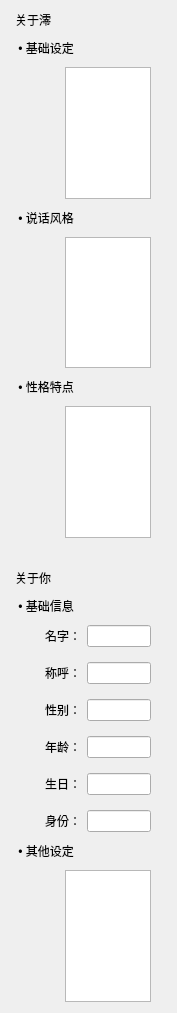
           <widget class="QWidget" name="promptEditWidget">
            <property name="geometry">
             <rect>
              <x>0</x>
              <y>-390</y>
              <width>177</width>
              <height>1013</height>
             </rect>
            </property>
            <layout class="QVBoxLayout" name="verticalLayout_7">
             <property name="spacing">
              <number>10</number>
             </property>
             <property name="leftMargin">
              <number>15</number>
             </property>
             <item>
              <widget class="QLabel" name="assiTitle">
               <property name="sizePolicy">
                <sizepolicy hsizetype="Expanding" vsizetype="Fixed">
                 <horstretch>0</horstretch>
                 <verstretch>0</verstretch>
                </sizepolicy>
               </property>
               <property name="text">
                <string>关于澪</string>
               </property>
              </widget>
             </item>
             <item>
              <widget class="QLabel" name="assiProfileTitle">
               <property name="sizePolicy">
                <sizepolicy hsizetype="Expanding" vsizetype="Fixed">
                 <horstretch>0</horstretch>
                 <verstretch>0</verstretch>
                </sizepolicy>
               </property>
               <property name="text">
                <string> • 基础设定</string>
               </property>
              </widget>
             </item>
             <item>
              <widget class="QWidget" name="assiProfilWidget" native="true">
               <property name="sizePolicy">
                <sizepolicy hsizetype="Expanding" vsizetype="MinimumExpanding">
                 <horstretch>0</horstretch>
                 <verstretch>0</verstretch>
                </sizepolicy>
               </property>
               <property name="minimumSize">
                <size>
                 <width>0</width>
                 <height>100</height>
                </size>
               </property>
               <property name="maximumSize">
                <size>
                 <width>16777215</width>
                 <height>300</height>
                </size>
               </property>
               <layout class="QHBoxLayout" name="horizontalLayout_8">
                <property name="leftMargin">
                 <number>50</number>
                </property>
                <property name="topMargin">
                 <number>0</number>
                </property>
                <property name="rightMargin">
                 <number>15</number>
                </property>
                <property name="bottomMargin">
                 <number>0</number>
                </property>
                <item>
                 <widget class="QTextEdit" name="assiProfileEdit">
                  <property name="sizePolicy">
                   <sizepolicy hsizetype="Expanding" vsizetype="MinimumExpanding">
                    <horstretch>0</horstretch>
                    <verstretch>0</verstretch>
                   </sizepolicy>
                  </property>
                  <property name="minimumSize">
                   <size>
                    <width>0</width>
                    <height>100</height>
                   </size>
                  </property>
                  <property name="maximumSize">
                   <size>
                    <width>16777215</width>
                    <height>300</height>
                   </size>
                  </property>
                 </widget>
                </item>
               </layout>
              </widget>
             </item>
             <item>
              <widget class="QLabel" name="styleTitle">
               <property name="sizePolicy">
                <sizepolicy hsizetype="Expanding" vsizetype="Fixed">
                 <horstretch>0</horstretch>
                 <verstretch>0</verstretch>
                </sizepolicy>
               </property>
               <property name="text">
                <string> • 说话风格</string>
               </property>
              </widget>
             </item>
             <item>
              <widget class="QWidget" name="styleWidget" native="true">
               <property name="sizePolicy">
                <sizepolicy hsizetype="Expanding" vsizetype="MinimumExpanding">
                 <horstretch>0</horstretch>
                 <verstretch>0</verstretch>
                </sizepolicy>
               </property>
               <property name="minimumSize">
                <size>
                 <width>0</width>
                 <height>100</height>
                </size>
               </property>
               <property name="maximumSize">
                <size>
                 <width>16777215</width>
                 <height>300</height>
                </size>
               </property>
               <layout class="QHBoxLayout" name="horizontalLayout_7">
                <property name="leftMargin">
                 <number>50</number>
                </property>
                <property name="topMargin">
                 <number>0</number>
                </property>
                <property name="rightMargin">
                 <number>15</number>
                </property>
                <property name="bottomMargin">
                 <number>0</number>
                </property>
                <item>
                 <widget class="QTextEdit" name="styleEdit">
                  <property name="sizePolicy">
                   <sizepolicy hsizetype="Expanding" vsizetype="MinimumExpanding">
                    <horstretch>0</horstretch>
                    <verstretch>0</verstretch>
                   </sizepolicy>
                  </property>
                  <property name="minimumSize">
                   <size>
                    <width>0</width>
                    <height>100</height>
                   </size>
                  </property>
                  <property name="maximumSize">
                   <size>
                    <width>16777215</width>
                    <height>300</height>
                   </size>
                  </property>
                 </widget>
                </item>
               </layout>
              </widget>
             </item>
             <item>
              <widget class="QLabel" name="personalityTitle">
               <property name="sizePolicy">
                <sizepolicy hsizetype="Expanding" vsizetype="Fixed">
                 <horstretch>0</horstretch>
                 <verstretch>0</verstretch>
                </sizepolicy>
               </property>
               <property name="text">
                <string> • 性格特点</string>
               </property>
              </widget>
             </item>
             <item>
              <widget class="QWidget" name="personalityWidget" native="true">
               <property name="sizePolicy">
                <sizepolicy hsizetype="Expanding" vsizetype="MinimumExpanding">
                 <horstretch>0</horstretch>
                 <verstretch>0</verstretch>
                </sizepolicy>
               </property>
               <property name="minimumSize">
                <size>
                 <width>0</width>
                 <height>100</height>
                </size>
               </property>
               <property name="maximumSize">
                <size>
                 <width>16777215</width>
                 <height>300</height>
                </size>
               </property>
               <layout class="QHBoxLayout" name="horizontalLayout_9">
                <property name="leftMargin">
                 <number>50</number>
                </property>
                <property name="topMargin">
                 <number>0</number>
                </property>
                <property name="rightMargin">
                 <number>15</number>
                </property>
                <property name="bottomMargin">
                 <number>0</number>
                </property>
                <item>
                 <widget class="QTextEdit" name="personality">
                  <property name="sizePolicy">
                   <sizepolicy hsizetype="Expanding" vsizetype="MinimumExpanding">
                    <horstretch>0</horstretch>
                    <verstretch>0</verstretch>
                   </sizepolicy>
                  </property>
                  <property name="minimumSize">
                   <size>
                    <width>0</width>
                    <height>100</height>
                   </size>
                  </property>
                  <property name="maximumSize">
                   <size>
                    <width>16777215</width>
                    <height>300</height>
                   </size>
                  </property>
                 </widget>
                </item>
               </layout>
              </widget>
             </item>
             <item>
              <spacer name="verticalSpacer">
               <property name="orientation">
                <enum>Qt::Orientation::Vertical</enum>
               </property>
               <property name="sizeType">
                <enum>QSizePolicy::Policy::Fixed</enum>
               </property>
               <property name="sizeHint" stdset="0">
                <size>
                 <width>20</width>
                 <height>5</height>
                </size>
               </property>
              </spacer>
             </item>
             <item>
              <widget class="QWidget" name="dividerF" native="true">
               <property name="sizePolicy">
                <sizepolicy hsizetype="Expanding" vsizetype="Fixed">
                 <horstretch>0</horstretch>
                 <verstretch>0</verstretch>
                </sizepolicy>
               </property>
               <property name="minimumSize">
                <size>
                 <width>0</width>
                 <height>1</height>
                </size>
               </property>
               <property name="maximumSize">
                <size>
                 <width>16777215</width>
                 <height>1</height>
                </size>
               </property>
              </widget>
             </item>
             <item>
              <spacer name="verticalSpacer_2">
               <property name="orientation">
                <enum>Qt::Orientation::Vertical</enum>
               </property>
               <property name="sizeType">
                <enum>QSizePolicy::Policy::Fixed</enum>
               </property>
               <property name="sizeHint" stdset="0">
                <size>
                 <width>20</width>
                 <height>5</height>
                </size>
               </property>
              </spacer>
             </item>
             <item>
              <widget class="QLabel" name="userTitle">
               <property name="sizePolicy">
                <sizepolicy hsizetype="Expanding" vsizetype="Fixed">
                 <horstretch>0</horstretch>
                 <verstretch>0</verstretch>
                </sizepolicy>
               </property>
               <property name="text">
                <string>关于你</string>
               </property>
              </widget>
             </item>
             <item>
              <widget class="QLabel" name="baseInfoTitle">
               <property name="sizePolicy">
                <sizepolicy hsizetype="Expanding" vsizetype="Fixed">
                 <horstretch>0</horstretch>
                 <verstretch>0</verstretch>
                </sizepolicy>
               </property>
               <property name="text">
                <string> • 基础信息</string>
               </property>
              </widget>
             </item>
             <item>
              <widget class="QWidget" name="baseInfoWidget" native="true">
               <property name="sizePolicy">
                <sizepolicy hsizetype="Expanding" vsizetype="Fixed">
                 <horstretch>0</horstretch>
                 <verstretch>0</verstretch>
                </sizepolicy>
               </property>
               <layout class="QGridLayout" name="gridLayout_2">
                <property name="leftMargin">
                 <number>30</number>
                </property>
                <property name="topMargin">
                 <number>0</number>
                </property>
                <property name="rightMargin">
                 <number>15</number>
                </property>
                <property name="bottomMargin">
                 <number>0</number>
                </property>
                <property name="verticalSpacing">
                 <number>15</number>
                </property>
                <item row="1" column="1">
                 <widget class="QLineEdit" name="userNicknameEdit"/>
                </item>
                <item row="3" column="1">
                 <widget class="QLineEdit" name="userAgeEdit"/>
                </item>
                <item row="3" column="0">
                 <widget class="QLabel" name="userAge">
                  <property name="text">
                   <string>年龄：</string>
                  </property>
                 </widget>
                </item>
                <item row="1" column="0">
                 <widget class="QLabel" name="userNickname">
                  <property name="text">
                   <string>称呼：</string>
                  </property>
                 </widget>
                </item>
                <item row="2" column="0">
                 <widget class="QLabel" name="userGender">
                  <property name="text">
                   <string>性别：</string>
                  </property>
                 </widget>
                </item>
                <item row="0" column="1">
                 <widget class="QLineEdit" name="userNameEdit"/>
                </item>
                <item row="2" column="1">
                 <widget class="QLineEdit" name="userGenderEdit"/>
                </item>
                <item row="4" column="1">
                 <widget class="QLineEdit" name="userBirthdayEdit"/>
                </item>
                <item row="0" column="0">
                 <widget class="QLabel" name="userName">
                  <property name="sizePolicy">
                   <sizepolicy hsizetype="Fixed" vsizetype="Fixed">
                    <horstretch>0</horstretch>
                    <verstretch>0</verstretch>
                   </sizepolicy>
                  </property>
                  <property name="text">
                   <string>名字：</string>
                  </property>
                 </widget>
                </item>
                <item row="4" column="0">
                 <widget class="QLabel" name="userBirthday">
                  <property name="text">
                   <string>生日：</string>
                  </property>
                 </widget>
                </item>
                <item row="5" column="0">
                 <widget class="QLabel" name="userIdentity">
                  <property name="text">
                   <string>身份：</string>
                  </property>
                 </widget>
                </item>
                <item row="5" column="1">
                 <widget class="QLineEdit" name="userIdentityEdit"/>
                </item>
               </layout>
              </widget>
             </item>
             <item>
              <widget class="QLabel" name="otherTitle">
               <property name="sizePolicy">
                <sizepolicy hsizetype="Expanding" vsizetype="Fixed">
                 <horstretch>0</horstretch>
                 <verstretch>0</verstretch>
                </sizepolicy>
               </property>
               <property name="text">
                <string> • 其他设定</string>
               </property>
              </widget>
             </item>
             <item>
              <widget class="QWidget" name="otherWidget" native="true">
               <property name="sizePolicy">
                <sizepolicy hsizetype="Expanding" vsizetype="MinimumExpanding">
                 <horstretch>0</horstretch>
                 <verstretch>0</verstretch>
                </sizepolicy>
               </property>
               <property name="minimumSize">
                <size>
                 <width>0</width>
                 <height>100</height>
                </size>
               </property>
               <property name="maximumSize">
                <size>
                 <width>16777215</width>
                 <height>300</height>
                </size>
               </property>
               <layout class="QHBoxLayout" name="horizontalLayout_10">
                <property name="leftMargin">
                 <number>50</number>
                </property>
                <property name="topMargin">
                 <number>0</number>
                </property>
                <property name="rightMargin">
                 <number>15</number>
                </property>
                <property name="bottomMargin">
                 <number>0</number>
                </property>
                <item>
                 <widget class="QTextEdit" name="otherEdit"/>
                </item>
               </layout>
              </widget>
             </item>
            </layout>
           </widget>
